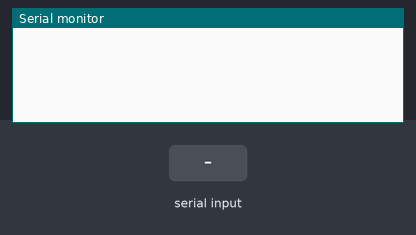
Bench run of a sketch on a simulated Arduino Uno, built with avr-gcc and run on an emulated ATmega328P. Shown: the last lines printed to the serial monitor. The inputs (shaded band) are chosen by the test bench.

Above: at 1.2 s.
1.3 s: "90,45\n" received over Serial
At 1.7 s:
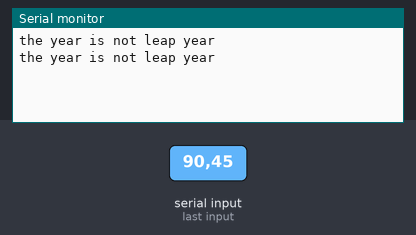
At 2.7 s:
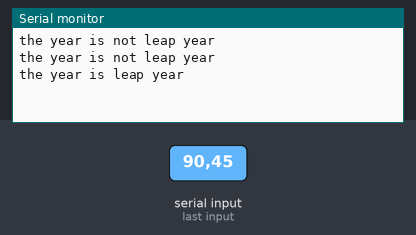

Measured:
- after the input at 1.3 s, the serial monitor: prints a new line at once (image 1)

The sketch:

finding_leap_year1.ino
```cpp
// C++ code
//
void setup()
{
  Serial.begin(9600);
}

void loop()
{

  if(Serial.available()>0)
  {
    int year=Serial.parseInt();
    if(year%4==0&&year%100!=0)
    {
      Serial.println("the year is leap year");

    }
    else if(year%400==0)
    {
     Serial.print("the year is leap year");
    }
    else
    {
   Serial.println("the year is not leap year");
    }
  }
}
```
